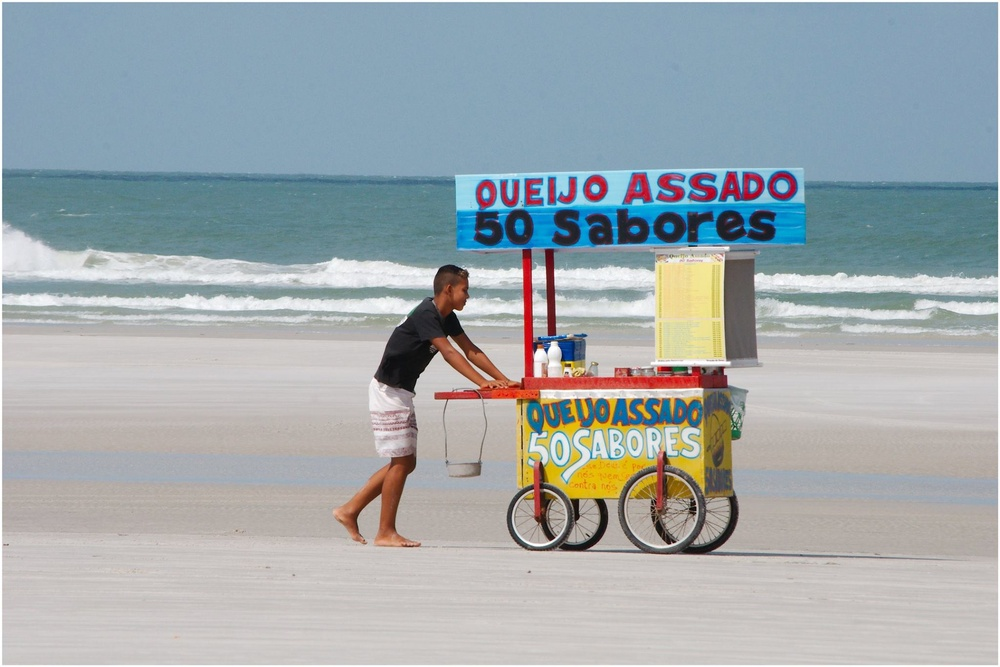
#> input picture Lab_5/salinas_beach_queijo_asado.jpg, 1000 x 667 px, shrunk from 2048 x 1367 before the run
$ python blend_images.py
#> lines starting #> are read from the running program, lines starting #| are printed output that depends on the picture
"""
	blend_images.py

	This code lets you blend two images instead of adding them,
	trough an equation img = a * img1 + b* img2 + c,
	using cv.addWeighted().

	author: Miguel Benavides
	date created: 3 Marz 2018
	universidad de monterrey
"""

# import required libraries
import numpy as numpy
import matplotlib.pyplot as plt
import cv2

# specify names of image files
image_name_1 = 'salinas_beach_queijo_asado.jpg'
image_name_2 = 'salinas_beach_bird.jpg'

# load image 1
img_1 = cv2.imread(image_name_1, cv2.IMREAD_COLOR)
#> img_1 is the input picture: shape (667, 1000, 3); mean B, G, R 173.2, 169.6, 160.9

# verify that img_1 exists
if img_1 is None:
	print('ERROR: image ', image_name_1, 'could not be read')
	exit()

# convert BGR to RGB
img_1 = cv2.cvtColor(img_1, cv2.COLOR_BGR2RGB)

# load image 2
img_2 = cv2.imread(image_name_2, cv2.IMREAD_COLOR)
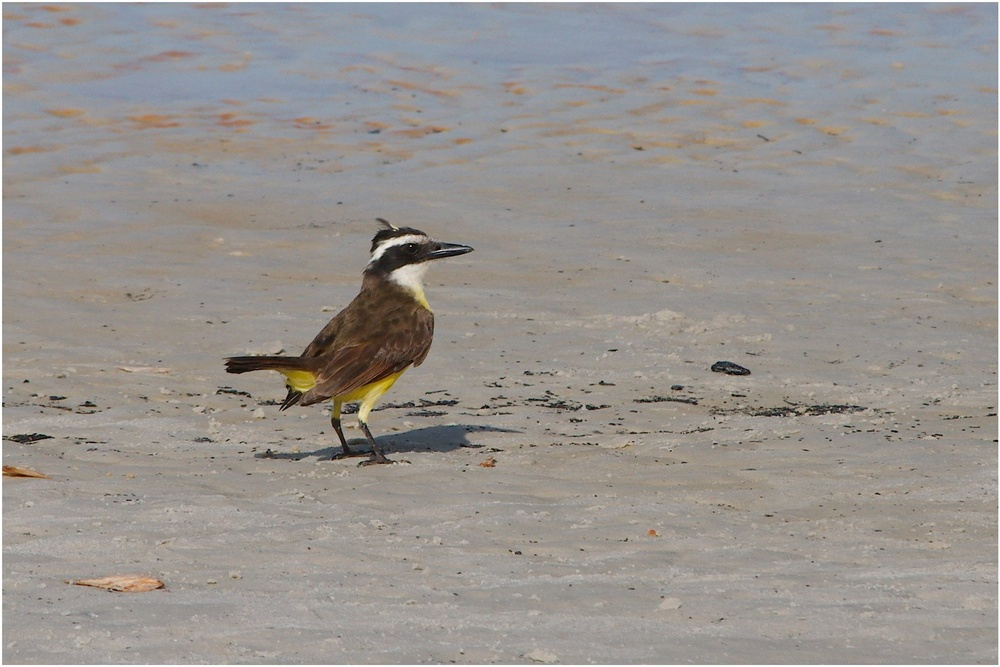
#> input picture Lab_5/salinas_beach_bird.jpg, 1000 x 667 px, shrunk from 2048 x 1367 before the run
#> img_2 is the input picture: shape (667, 1000, 3); mean B, G, R 142.5, 146.5, 150.9

# verify that img_1 exists
if img_2 is None:
	print('ERROR: image ', image_name_2, 'could not be read')
	exit()

# convert BGR to RGB
img_2 = cv2.cvtColor(img_2, cv2.COLOR_BGR2RGB)

# blend images
img_blended = cv2.addWeighted(img_1, 0.3, img_2, 0.7, 0)
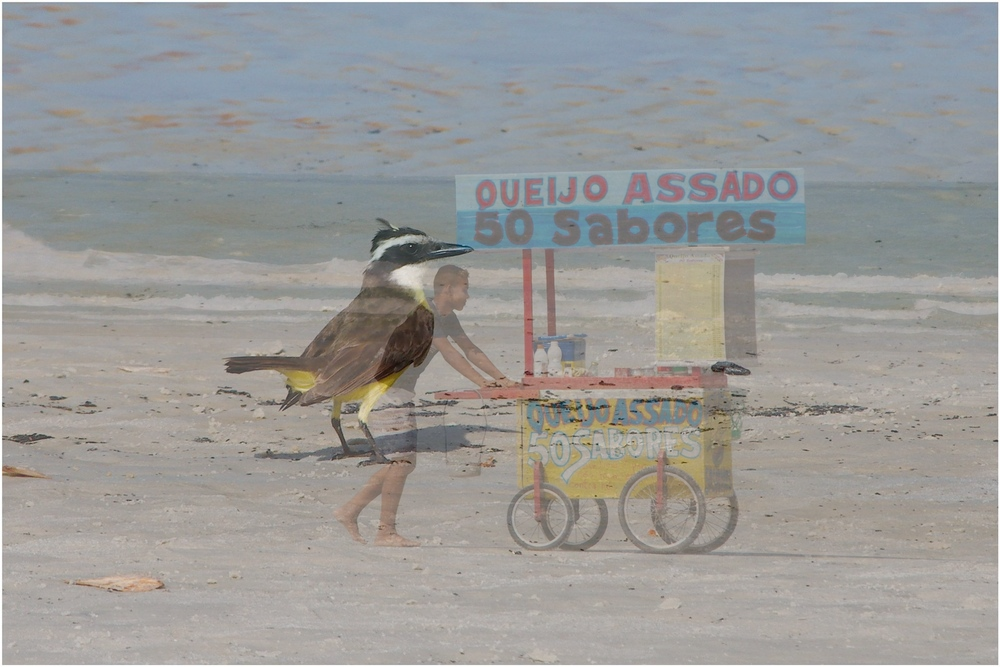
#> img_blended: shape (667, 1000, 3); mean R, G, B 153.9, 153.5, 151.7

# visualise images
plt.figure(1)
plt.imshow(img_1)
plt.title('Image 1')

plt.figure(2)
plt.imshow(img_2)
plt.title('Image 2')

plt.figure(3)
plt.imshow(img_blended)
plt.title('Image blended using Image 1 and Image 2')

# display figures
plt.show()
